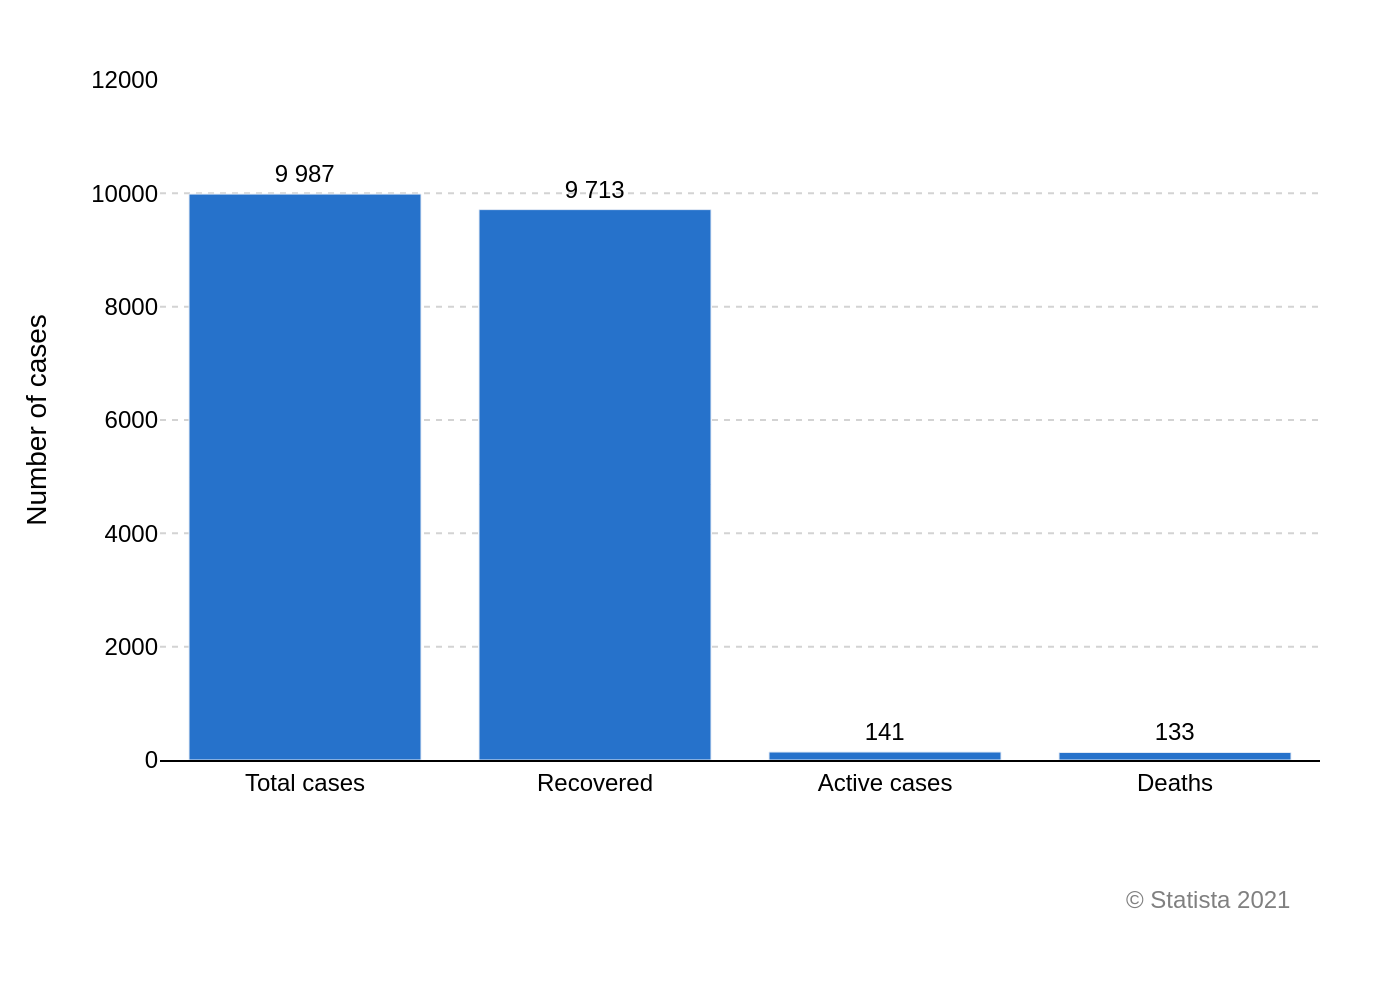

Generate this figure with Python:
import sys
import json
import plotly.graph_objects as go
import pathlib

# This script requires a single command-line argument: the path to the JSON file.
if len(sys.argv) != 2:
    print("Usage: python create_chart.py <path_to_json_file>")
    sys.exit(1)

json_path = pathlib.Path(sys.argv[1])
if not json_path.is_file():
    print(f"Error: JSON file not found at '{json_path}'")
    sys.exit(1)

# Load data and configuration from the JSON file
with open(json_path, 'r', encoding='utf-8') as f:
    chart_config = json.load(f)

# Extract data and texts
chart_data = chart_config.get("chart_data", [])
texts = chart_config.get("texts", {})
colors = chart_config.get("colors", [])

# Prepare data for Plotly
categories = [item['category'] for item in chart_data]
values = [item['value'] for item in chart_data]
# Format text labels for display on bars with space as thousands separator
formatted_text_values = [f"{v:,}".replace(",", " ") for v in values]

# Create the figure
fig = go.Figure()

# Add the bar trace
fig.add_trace(go.Bar(
    x=categories,
    y=values,
    text=formatted_text_values,
    textposition='outside',
    marker_color=colors[0],
    cliponaxis=False  # Prevents text labels from being clipped at the top
))

# Update layout for a clean, professional look
fig.update_layout(
    plot_bgcolor='white',
    xaxis=dict(
        showgrid=False,
        showline=True,
        linecolor='black',
        linewidth=1,
        tickfont=dict(size=12)
    ),
    yaxis=dict(
        title=texts.get('y_axis_title'),
        showgrid=True,
        gridcolor='lightgray',
        griddash='dot',
        range=[0, 12000],
        tickmode='linear',
        tick0=0,
        dtick=2000,
        tickformat=" " # Use space as thousands separator
    ),
    font=dict(
        family="Arial",
        size=12,
        color="black"
    ),
    showlegend=False,
    margin=dict(l=80, r=40, t=40, b=120),
    annotations=[
        dict(
            xref='paper',
            yref='paper',
            x=0.98,
            y=-0.18,
            xanchor='right',
            yanchor='top',
            text=texts.get('source'),
            showarrow=False,
            font=dict(
                size=12,
                color='gray'
            )
        )
    ]
)

# Update text font for the bar labels
fig.update_traces(textfont_size=12, textfont_color='black')

# Generate the output filename from the input JSON path
output_filename = json_path.stem + ".png"

# Save the figure as a high-resolution PNG image
fig.write_image(output_filename, scale=2)

print(f"Chart saved as {output_filename}")
